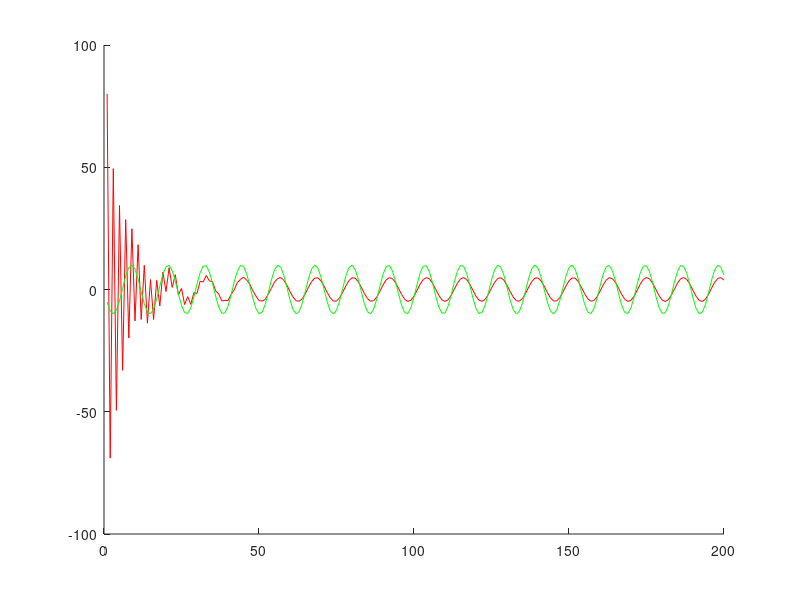

Here is the MATLAB script that generated this plot:
clear all;
close all;
rng('default');

%init
noNeurons = 100;
state_t = ones(1,noNeurons);
state_prev = state_t;


%parameters
lambda=0.2;

a_deviation = 0.05;
rndMean = 0;
a = a_deviation.*randn(noNeurons,noNeurons) + rndMean; 

b_deviation = 1;
b = b_deviation.*randn(noNeurons,1) + rndMean;

w = ones(1,noNeurons);

x = 0;
loops = 200;

y_t = 10.*sin(100.*(1:loops));
y = ones(loops,1);

for k=1:loops
    %% t+1
    for i=1:noNeurons
        activity = 0;
        for j=1:noNeurons
            activity = activity + a(i,j)*state_prev(j);
        end
        state_t(i) = (1-lambda)*state_prev(i) + lambda*tanh(activity+b(i)*x);
    end
    state_prev = state_t;
    
    y(k)=sum(w.*state_t);
    normalize = norm(state_t)^2;
    dy = y_t(k)-y(k);
    for i = 1:noNeurons
        w(i) = (dy*state_t(i))/normalize;
    end
end

hold on
%figure(1);
plot(1:loops,y,'r');

%figure(2);
plot(1:loops,y_t,'g');
hold off